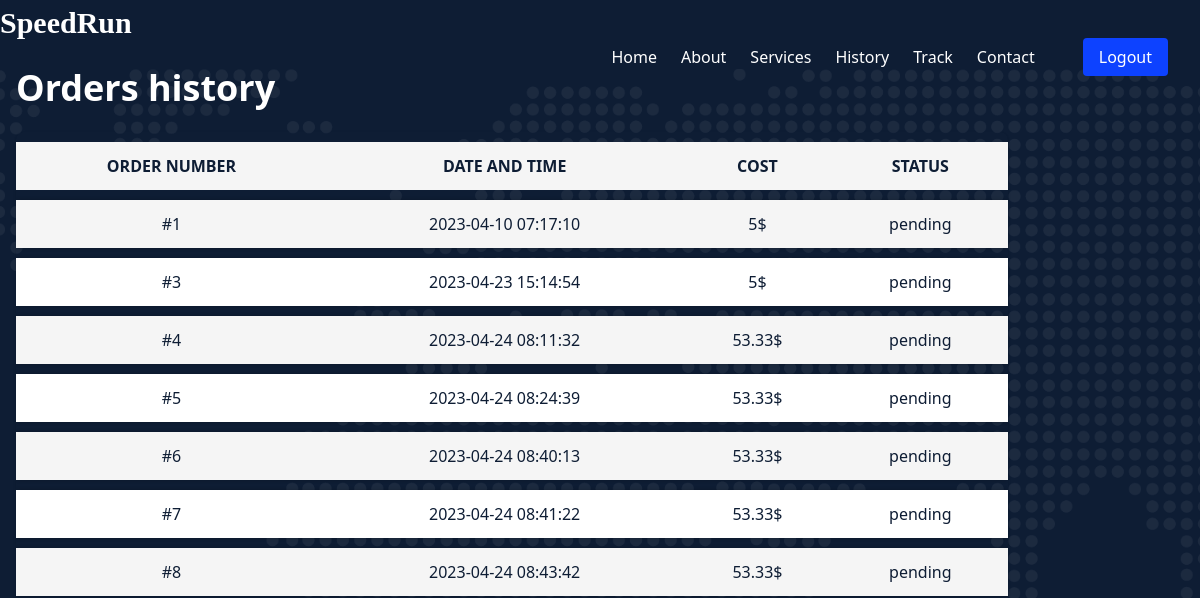
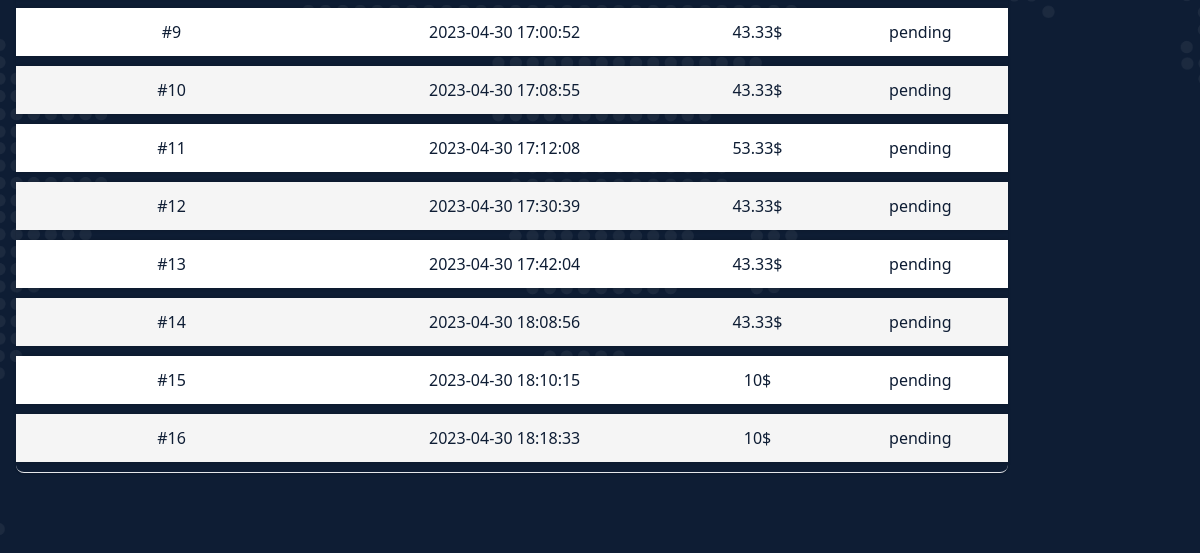
Before: /php/history.php (signed in) with the older database file (2 pictures, top to bottom).
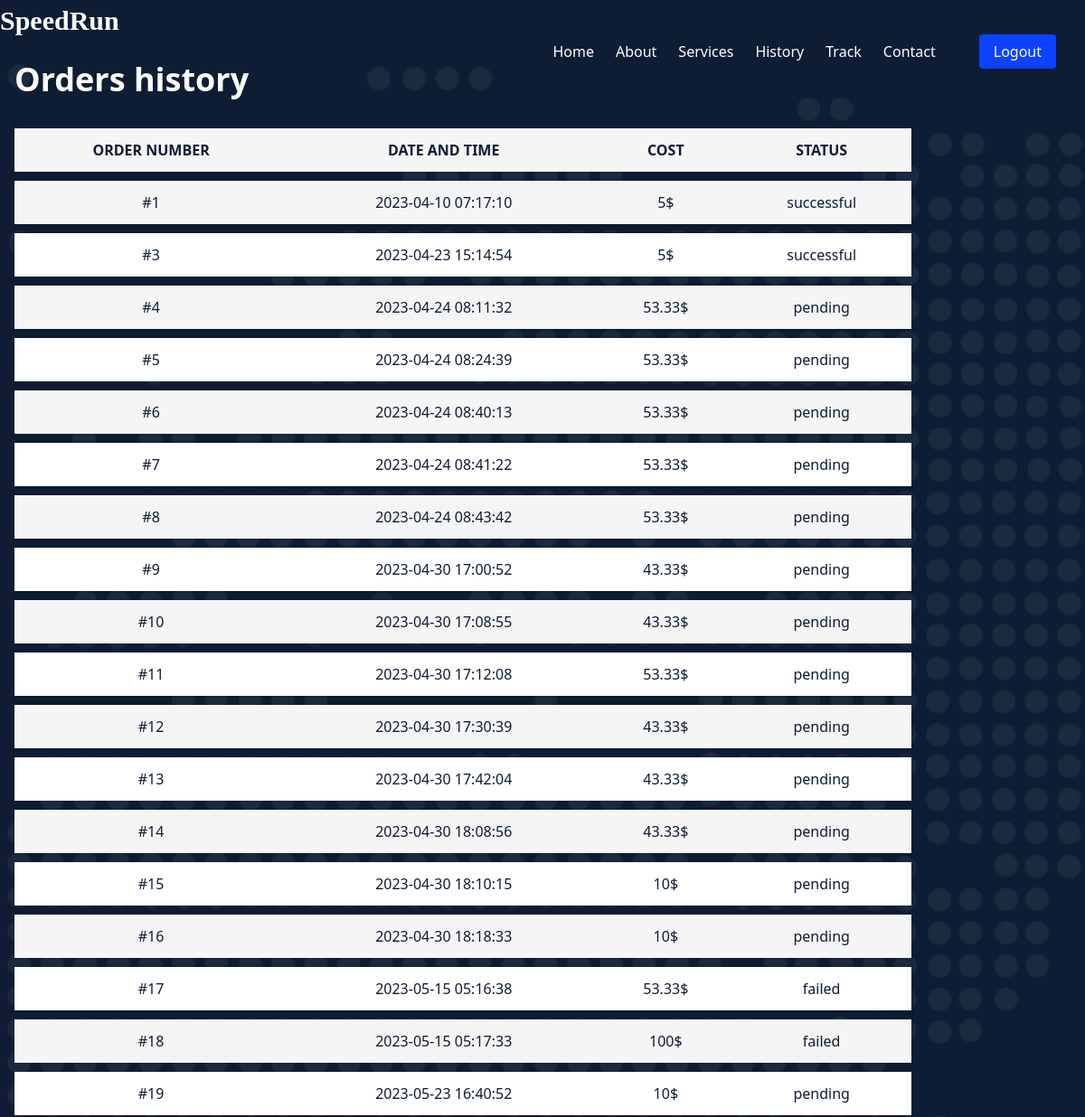
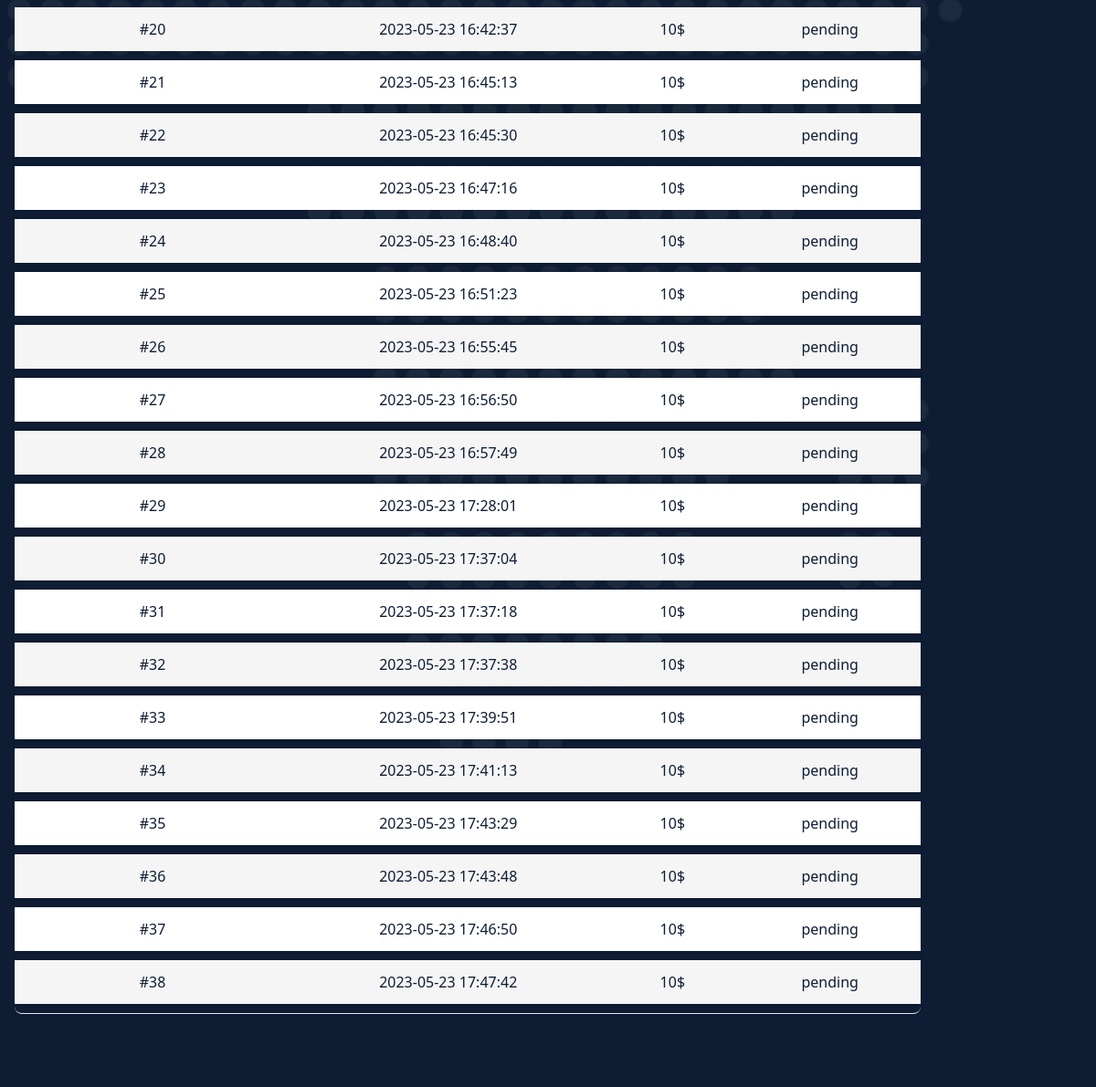
After: the same page with the newer database file (2 pictures, top to bottom).
### tables this page shows
CREATE TABLE `orders` (
  `o_id` int(11) NOT NULL,
  `p_id` int(11) DEFAULT NULL,
  `c_id` int(11) DEFAULT NULL,
  `status` enum('successful','pending','failed','') NOT NULL DEFAULT 'pending',
  `date` timestamp NOT NULL DEFAULT current_timestamp(),
  `pic` longblob DEFAULT NULL
);

CREATE TABLE `packages` (
  `p_id` int(11) NOT NULL,
  `width` float NOT NULL,
  `height` float NOT NULL,
  `weight` float NOT NULL,
  `message` text DEFAULT NULL,
  `to_name` varchar(255) DEFAULT NULL,
  `to_phone` varchar(100) DEFAULT NULL,
  `to_address` varchar(255) NOT NULL,
  `p_longitude` decimal(11,8) DEFAULT NULL,
  `p_latitude` decimal(10,8) DEFAULT NULL,
  `to_district` varchar(255) NOT NULL,
  `fragile` tinyint(1) NOT NULL DEFAULT 0,
  `o_price` float NOT NULL DEFAULT 0,
  `cost` float NOT NULL,
  `charge` float NOT NULL DEFAULT 5,
  `f_price` float NOT NULL,
  `pay_at_delivery` tinyint(1) NOT NULL DEFAULT 1
);

### php/history.php (the view, shortened to what this page needs)
<!DOCTYPE html>
<html>
<head>
  <link href="https://cdn.jsdelivr.net/npm/tailwindcss@2.2.16/dist/tailwind.min.css" rel="stylesheet">
  <link rel="stylesheet" href="../assets/css/header.css">
  <link rel="stylesheet" href="../assets/css/manager.css">
  <link href="assets/vendor/bootstrap-icons/bootstrap-icons.css" rel="stylesheet">
  <link href="assets/vendor/fontawesome-free/css/all.min.css" rel="stylesheet">
  <link href="assets/vendor/glightbox/css/glightbox.min.css" rel="stylesheet">
  <link href="assets/vendor/swiper/swiper-bundle.min.css" rel="stylesheet">
  <link href="assets/vendor/aos/aos.css" rel="stylesheet">
</head>
<body>
  <header id="header" class="header d-flex alignems-center fixed-top ">
    <div class="container-fluid container-xl d-flex alignems-center justify-content-between">
      <a href="index.html" class="logo d-flex alignems-center">
        <h1 style="font-family: 'Libre Baskerville', serif;">SpeedRun</h1>
      </a>
      <nav id="navbar" class="navbar">
        <ul>
          <li><a href="../client.php" class="active">Home</a></li>
          <li><a href="../about.html">About</a></li>
          <li><a href="../services.html">Services</a></li>
          <li><a href="history.php">History</a></li>
          <li><a href="track.php">Track</a></li>
          <li><a href="../contact.html">Contact</a></li>
          <li><a class="get-a-quote" href="logout.php">Logout</a></li>
        </ul>
      </nav>
    </div>
  </header>
  <section id="hero" class="hero " style="padding-top: 20px; height: 100%; ">
    <div class="container">
      <div class="container mx-auto px-4 py-12">
        <h1 class="text-4xl font-bold mb-6" style="color:white;">Orders history</h1>
        <div class="shadow overflow-hidden border-b border-gray-200 sm:rounded-lg mb-8">
          <table class="table table-striped">
            <thead>
              <tr>
                <th>Order Number</th>
                <th>Date and Time</th>
                <th>Cost</th>
                <th>Status</th>
              </tr>
            </thead>
            <tbody>
              <?php
              require_once('connection.php');
              $c_id = $_SESSION['c_id'];
              $query = "SELECT * FROM orders NATURAL JOIN packages WHERE c_id='$c_id' ORDER BY date";
              $result = mysqli_query($link, $query);
              if (($result) && (mysqli_num_rows($result) > 0)) {
                while ($row = mysqli_fetch_assoc($result)) {
                  echo "<tr>
                  <td>#" . $row["o_id"] . "</td>
                  <td>" . $row["date"] . "</td>
                  <td>" . $row["f_price"] . "$</td>
                  <td>" . $row["status"] . "</td>
                  </tr>";
                }
              }
              ?>
            </tbody>
          </table>
        </div>
      </div>
    </div>
  </section>
</body>
</html>

Changed rows visible on the page:
changed orders id 1: status "pending" → "successful"
changed orders id 3: status "pending" → "successful"
added orders: o_id "17", date "2023-05-15 05:16:38", p.f_price "53.33", status "failed"
added orders: o_id "18", date "2023-05-15 05:17:33", p.f_price "100", status "failed"
added orders: o_id "19", date "2023-05-23 16:40:52", p.f_price "10", status "pending"
added orders: o_id "20", date "2023-05-23 16:42:37", p.f_price "10", status "pending"
added orders: o_id "21", date "2023-05-23 16:45:13", p.f_price "10", status "pending"
added orders: o_id "22", date "2023-05-23 16:45:30", p.f_price "10", status "pending"
added orders: o_id "23", date "2023-05-23 16:47:16", p.f_price "10", status "pending"
added orders: o_id "24", date "2023-05-23 16:48:40", p.f_price "10", status "pending"
added orders: o_id "25", date "2023-05-23 16:51:23", p.f_price "10", status "pending"
added orders: o_id "26", date "2023-05-23 16:55:45", p.f_price "10", status "pending"
added orders: o_id "27", date "2023-05-23 16:56:50", p.f_price "10", status "pending"
added orders: o_id "28", date "2023-05-23 16:57:49", p.f_price "10", status "pending"
added orders: o_id "29", date "2023-05-23 17:28:01", p.f_price "10", status "pending"
added orders: o_id "30", date "2023-05-23 17:37:04", p.f_price "10", status "pending"
added orders: o_id "31", date "2023-05-23 17:37:18", p.f_price "10", status "pending"
added orders: o_id "32", date "2023-05-23 17:37:38", p.f_price "10", status "pending"
added orders: o_id "33", date "2023-05-23 17:39:51", p.f_price "10", status "pending"
added orders: o_id "34", date "2023-05-23 17:41:13", p.f_price "10", status "pending"
added orders: o_id "35", date "2023-05-23 17:43:29", p.f_price "10", status "pending"
added orders: o_id "36", date "2023-05-23 17:43:48", p.f_price "10", status "pending"
added orders: o_id "37", date "2023-05-23 17:46:50", p.f_price "10", status "pending"
added orders: o_id "38", date "2023-05-23 17:47:42", p.f_price "10", status "pending"
